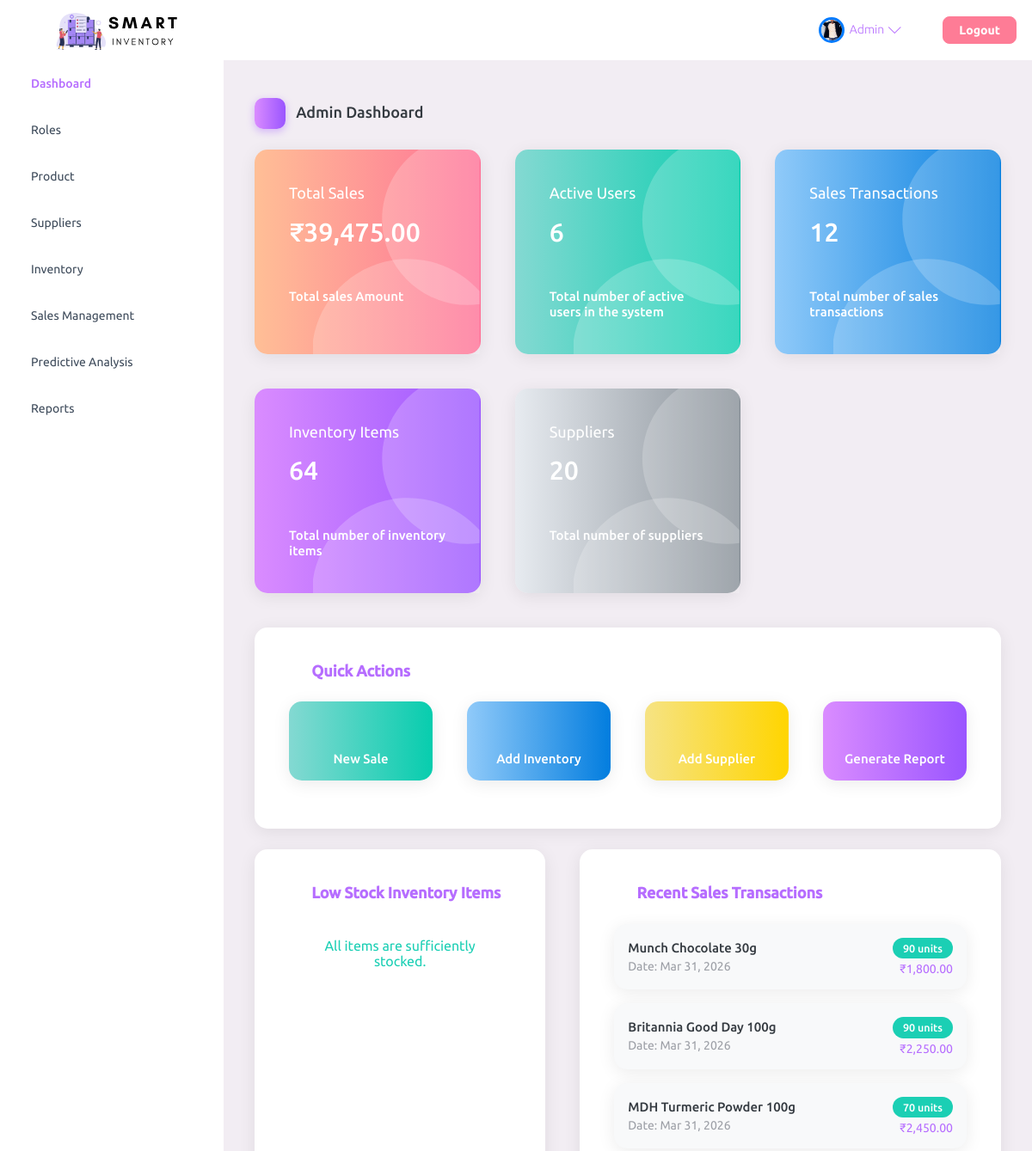
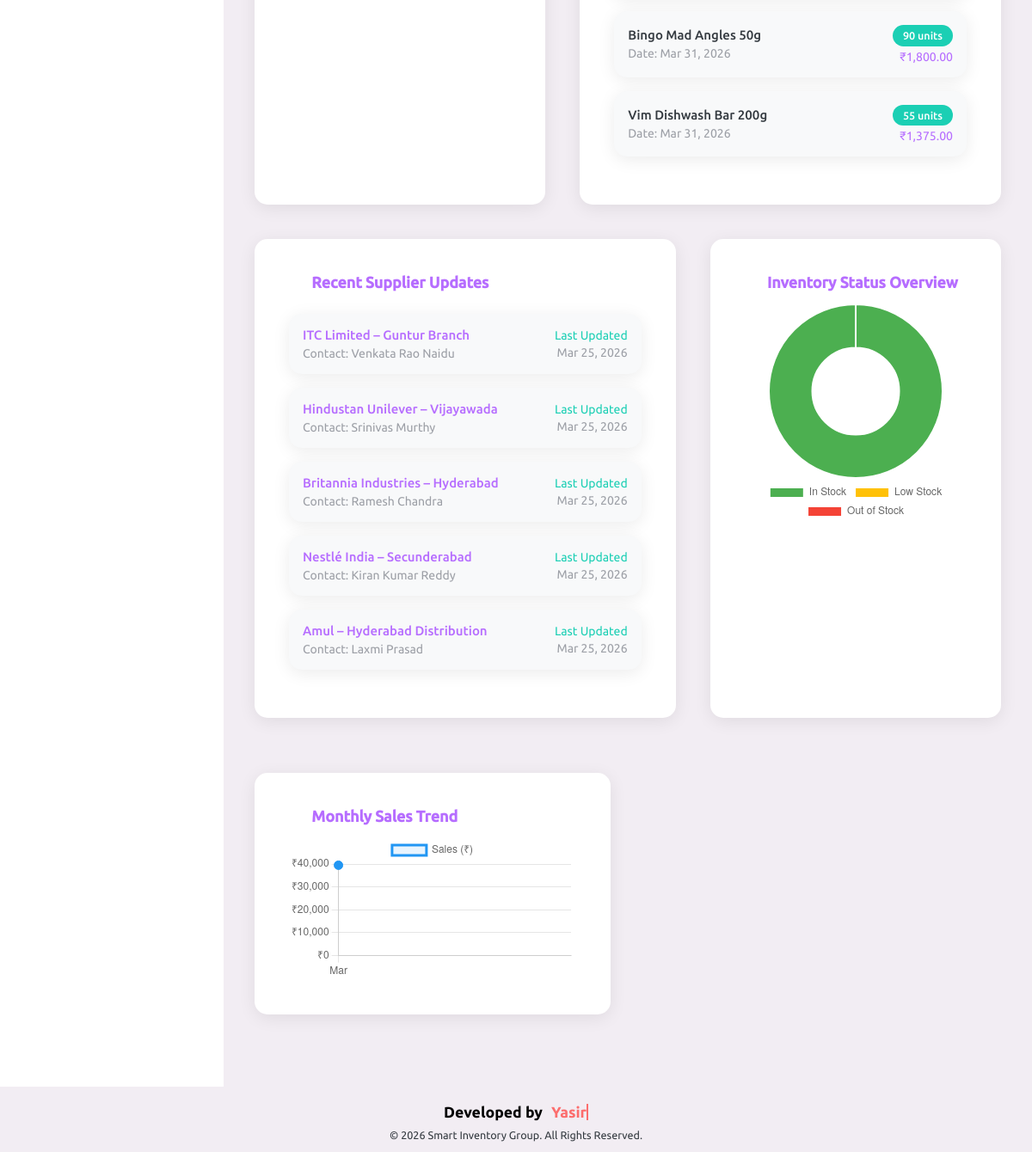
The app's page /index.php (signed in) with its own data (2 pictures, top to bottom).
### tables this page shows
CREATE TABLE `user` (
  `UserID` int(11) NOT NULL,
  `Username` varchar(100) NOT NULL,
  `Password` varchar(255) NOT NULL,
  `Email` varchar(255) NOT NULL,
  `Role` enum('Admin','Manager','Employee') NOT NULL,
  `FirstName` varchar(100) DEFAULT NULL,
  `LastName` varchar(100) DEFAULT NULL,
  `PhoneNumber` varchar(20) DEFAULT NULL,
  `Address` text DEFAULT NULL,
  `DateOfBirth` date DEFAULT NULL,
  `ProfileImage` varchar(255) DEFAULT NULL,
  `JobTitle` varchar(100) DEFAULT NULL,
  `Department` varchar(100) DEFAULT NULL,
  `Gender` enum('Male','Female','Other') DEFAULT NULL,
  `CreatedAt` timestamp NOT NULL DEFAULT current_timestamp(),
  `UpdatedAt` timestamp NOT NULL DEFAULT current_timestamp() ON UPDATE current_timestamp(),
  `role_assigned_by` int(11) DEFAULT NULL,
  `role_assigned_at` timestamp NULL DEFAULT NULL,
  `otp` varchar(6) DEFAULT NULL,
  `otp_expiry` datetime DEFAULT NULL
);

CREATE TABLE `salestransaction` (
  `TransactionID` int(11) NOT NULL,
  `ItemID` int(11) DEFAULT NULL,
  `UserID` int(11) DEFAULT NULL,
  `QuantitySold` int(11) NOT NULL,
  `TotalPrice` decimal(10,2) NOT NULL,
  `SaleDate` date NOT NULL,
  `CustomerName` varchar(255) DEFAULT NULL,
  `CustomerEmail` varchar(255) DEFAULT NULL,
  `CustomerPhone` varchar(20) DEFAULT NULL,
  `CreatedAt` timestamp NOT NULL DEFAULT current_timestamp(),
  `UpdatedAt` timestamp NOT NULL DEFAULT current_timestamp() ON UPDATE current_timestamp()
);

CREATE TABLE `inventoryitem` (
  `ItemID` int(11) NOT NULL,
  `ItemName` varchar(255) NOT NULL,
  `Category` varchar(100) NOT NULL,
  `Quantity` int(11) NOT NULL,
  `Location` varchar(255) DEFAULT NULL,
  `Price` decimal(10,2) DEFAULT NULL,
  `SupplierID` int(11) DEFAULT NULL,
  `Image` varchar(255) DEFAULT NULL,
  `CreatedAt` timestamp NOT NULL DEFAULT current_timestamp(),
  `UpdatedAt` timestamp NOT NULL DEFAULT current_timestamp() ON UPDATE current_timestamp(),
  `is_deleted` tinyint(4) DEFAULT 0
);

CREATE TABLE `supplier` (
  `SupplierID` int(11) NOT NULL,
  `SupplierName` varchar(100) NOT NULL,
  `ContactPerson` varchar(100) DEFAULT NULL,
  `ContactEmail` varchar(100) DEFAULT NULL,
  `ContactPhone` varchar(15) DEFAULT NULL,
  `Address` text DEFAULT NULL,
  `CreatedAt` timestamp NOT NULL DEFAULT current_timestamp(),
  `UpdatedAt` timestamp NOT NULL DEFAULT current_timestamp() ON UPDATE current_timestamp(),
  `is_deleted` tinyint(4) DEFAULT 0
);

### index.php (the view, shortened to what the rows shown need)
<?php
include 'head.php';
$role = $_SESSION['role'];
$inventoryCount = mysqli_query($con, "SELECT COUNT(*) AS count FROM InventoryItem WHERE is_deleted = 0");
$inventoryCount = mysqli_fetch_assoc($inventoryCount)['count'];
$supplierCount = mysqli_query($con, "SELECT COUNT(*) AS count FROM Supplier WHERE is_deleted = 0");
$supplierCount = mysqli_fetch_assoc($supplierCount)['count'];
$totalSales = mysqli_query($con, "SELECT SUM(TotalPrice) AS total FROM SalesTransaction");
$totalSales = mysqli_fetch_assoc($totalSales)['total'];
$salesTransactionCount = mysqli_query($con, "SELECT COUNT(*) AS count FROM SalesTransaction");
$salesTransactionCount = mysqli_fetch_assoc($salesTransactionCount)['count'];
if ($role === 'Admin' || $role === 'Manager') {
    $activeUserCount = mysqli_query($con, "SELECT COUNT(*) AS count FROM User");
    $activeUserCount = mysqli_fetch_assoc($activeUserCount)['count'];
}
$inventoryStatusQuery = mysqli_query($con, "
    SELECT
        SUM(CASE WHEN Quantity > 10 THEN 1 ELSE 0 END) AS in_stock,
        SUM(CASE WHEN Quantity BETWEEN 1 AND 10 THEN 1 ELSE 0 END) AS low_stock,
        SUM(CASE WHEN Quantity = 0 THEN 1 ELSE 0 END) AS out_of_stock
    FROM InventoryItem
    WHERE is_deleted = 0
");
$inventoryStatus = mysqli_fetch_assoc($inventoryStatusQuery);
$inStock    = (int)($inventoryStatus['in_stock']    ?? 0);
$lowStock   = (int)($inventoryStatus['low_stock']   ?? 0);
$outOfStock = (int)($inventoryStatus['out_of_stock'] ?? 0);
$salesTrendQuery = mysqli_query($con, "
    SELECT
        DATE_FORMAT(SaleDate, '%b') AS month,
        DATE_FORMAT(SaleDate, '%Y-%m') AS month_sort,
        SUM(TotalPrice) AS total_sales
    FROM SalesTransaction
    WHERE SaleDate >= DATE_SUB(NOW(), INTERVAL 6 MONTH)
    GROUP BY month_sort, month
    ORDER BY month_sort ASC
");
$salesLabels = [];
$salesData   = [];
while ($row = mysqli_fetch_assoc($salesTrendQuery)) {
    $salesLabels[] = $row['month'];
    $salesData[]   = round((float)$row['total_sales'], 2);
}
?>
<!DOCTYPE html>
<html lang="en">
<head>
</head>
<body>
<div class="container-scroller">
    <?php include 'navBar.php'; ?>
    <div class="container-fluid page-body-wrapper">
        <?php include 'sidebar.php'; ?>
        <div class="main-panel">
            <div class="content-wrapper">
                <div class="row">
                    <div class="col-md-4 stretch-card grid-margin">
                        <div class="card shadow bg-gradient-danger card-img-holder text-white" onclick="window.location.href='sales_transaction.php';" style="cursor: pointer;">
                            <div class="card-body">
                                <h2 class="mb-5">₹<?php echo number_format($totalSales, 2); ?></h2>
                            </div>
                        </div>
                    </div>
                    <?php if ($role === 'Admin'): ?>
                    <div class="col-md-4 stretch-card grid-margin">
                        <div class="card shadow bg-gradient-success card-img-holder text-white" onclick="window.location.href='admin_manage_roles.php';" style="cursor: pointer;">
                            <div class="card-body">
                                <h2 class="mb-5"><?php echo $activeUserCount; ?></h2>
                            </div>
                        </div>
                    </div>
                    <?php endif; ?>
                    <div class="col-md-4 stretch-card grid-margin">
                        <div class="card shadow bg-gradient-info card-img-holder text-white" onclick="window.location.href='sales_transaction.php';" style="cursor: pointer;">
                            <div class="card-body">
                                <h2 class="mb-5"><?php echo $salesTransactionCount; ?></h2>
                            </div>
                        </div>
                    </div>
                    <div class="col-md-4 stretch-card grid-margin">
                        <div class="card shadow bg-gradient-primary card-img-holder text-white" onclick="window.location.href='inventory.php';" style="cursor: pointer;">
                            <div class="card-body">
                                <h2 class="mb-5"><?php echo $inventoryCount; ?></h2>
                            </div>
                        </div>
                    </div>
                    <div class="col-md-4 stretch-card grid-margin">
                        <div class="card shadow bg-gradient-secondary card-img-holder text-white" onclick="window.location.href='supplier.php';" style="cursor: pointer;">
                            <div class="card-body">
                                <h2 class="mb-5"><?php echo $supplierCount; ?></h2>
                            </div>
                        </div>
                    </div>
                </div>
                <div class="row">
                    <div class="col-md-7 grid-margin stretch-card">
                        <div class="card shadow border-0" style="border-radius: 15px;">
                            <div class="card-body">
                                <div class="recent-sales">
                                    <?php
                                    $recentSalesQuery = "SELECT s.TransactionID, i.ItemName, s.QuantitySold, s.SaleDate, s.TotalPrice
                                                        FROM SalesTransaction s
                                                        JOIN InventoryItem i ON s.ItemID = i.ItemID
                                                        ORDER BY s.SaleDate DESC
                                                        LIMIT 5";
                                    $recentSalesResult = mysqli_query($con, $recentSalesQuery);
                                    if (mysqli_num_rows($recentSalesResult) > 0) {
                                        while ($row = mysqli_fetch_assoc($recentSalesResult)) {
                                            echo '<div class="card mb-3 border-0 bg-light">';
                                            echo '<div class="card-body p-3">';
                                            echo '<div class="d-flex justify-content-between align-items-center">';
                                            echo '<div>';
                                            echo '<h6 class="mb-1">' . htmlspecialchars($row['ItemName']) . '</h6>';
                                            echo '<small class="text-muted">Date: ' . date('M d, Y', strtotime($row['SaleDate'])) . '</small>';
                                            echo '</div>';
                                            echo '<div class="text-end">';
                                            echo '<span class="badge bg-success">' . htmlspecialchars($row['QuantitySold']) . ' units</span>';
                                            echo '<div class="mt-1"><small class="text-primary">₹' . number_format($row['TotalPrice'], 2) . '</small></div>';
                                            echo '</div></div></div></div>';
                                        }
                                    } else {
                                        echo '<div class="text-center text-muted p-3">No recent sales transactions.</div>';
                                    }
                                    ?>
                                </div>
                            </div>
                        </div>
                    </div>
                </div>
                <div class="row">
                    <div class="col-md-7 grid-margin stretch-card">
                        <div class="card shadow border-0" style="border-radius: 15px;">
                            <div class="card-body">
                                <div class="supplier-updates">
                                    <?php
                                    $supplierUpdateQuery = "SELECT * FROM Supplier WHERE is_deleted = 0 ORDER BY UpdatedAt DESC LIMIT 5";
                                    $supplierUpdateResult = mysqli_query($con, $supplierUpdateQuery);
                                    if (mysqli_num_rows($supplierUpdateResult) > 0) {
                                        while ($row = mysqli_fetch_assoc($supplierUpdateResult)) {
                                            echo '<div class="card mb-3 border-0 bg-light hover-effect">';
                                            echo '<div class="card-body p-3">';
                                            echo '<div class="d-flex justify-content-between align-items-center">';
                                            echo '<div>';
                                            echo '<h6 class="mb-1 text-primary">' . htmlspecialchars($row['SupplierName']) . '</h6>';
                                            echo '<small class="text-muted">Contact: ' . htmlspecialchars($row['ContactPerson']) . '</small>';
                                            echo '</div>';
                                            echo '<div class="text-end">';
                                            echo '<small class="text-success">Last Updated</small>';
                                            echo '<div class="mt-1"><small class="text-muted">' . date('M d, Y', strtotime($row['UpdatedAt'])) . '</small></div>';
                                            echo '</div></div></div></div>';
                                        }
                                    } else {
                                        echo '<div class="text-center text-muted p-3">No recent updates on suppliers.</div>';
                                    }
                                    ?>
                                </div>
                            </div>
                        </div>
                    </div>
                </div>
            </div>
        </div>
    </div>
</div>
<script>
document.addEventListener('DOMContentLoaded', function () {
    // ── Inventory Status Chart (Doughnut) — Real DB Data ──
    new Chart(document.getElementById('inventoryChart'), {
        type: 'doughnut',
        data: {
            labels: ['In Stock', 'Low Stock', 'Out of Stock'],
            datasets: [{
                data: [
                    <?php echo $inStock; ?>,
                    <?php echo $lowStock; ?>,
                    <?php echo $outOfStock; ?>
                ],
                backgroundColor: ['#4CAF50', '#FFC107', '#F44336']
            }]
        },
        options: {
            responsive: true,
            plugins: {
                legend: { position: 'bottom' }
            }
        }
    });
    // ── Monthly Sales Trend Chart (Line) — Real DB Data ──
    new Chart(document.getElementById('salesChart'), {
        type: 'line',
        data: {
            labels: <?php echo json_encode($salesLabels); ?>,
            datasets: [{
                label: 'Sales (₹)',
                data: <?php echo json_encode($salesData); ?>,
                borderColor: '#2196F3',
                backgroundColor: 'rgba(33,150,243,0.1)',
                fill: true,
                tension: 0.4,
                pointBackgroundColor: '#2196F3',
                pointRadius: 5
            }]
        },
        options: {
            responsive: true,
            plugins: {
                legend: { position: 'top' }
            },
            scales: {
                y: {
                    beginAtZero: true,
                    ticks: {
                        callback: function(value) {
                            return '₹' + value.toLocaleString();
                        }
                    }
                }
            }
        }
    });
});
</script>
</body>
</html>

### navBar.php (shortened to what the rows shown need)
<?php
include 'head.php';
if (isset($_SESSION['loggedin']) && $_SESSION['loggedin'] === true) {
  $userID = $_SESSION['user_id'];
  $stmt = $con->prepare("SELECT ProfileImage, Username FROM User WHERE UserID = ?");
  $stmt->bind_param("i", $userID);
  $stmt->execute();
  $stmt->bind_result($profileImage, $username);
}
?>
<nav class="navbar default-layout-navbar col-lg-12 col-12 p-0 fixed-top d-flex flex-row">
  <div class="navbar-menu-wrapper d-flex align-items-stretch">
    <ul class="navbar-nav navbar-nav-right d-none d-lg-flex">
      <?php if (isset($_SESSION['loggedin']) && $_SESSION['loggedin'] === true): ?>
        <li class="nav-item dropdown">
          <a class="nav-link dropdown-toggle" id="profileDropdown" href="#" data-toggle="dropdown" aria-expanded="false">
            <div class="navbar-profile-pic-container">
              <?php if (!empty($profileImage)): ?>
                <img src="assets/images/Profile-pics/<?php echo htmlspecialchars($profileImage); ?>" class="rounded-circle" alt="Profile Image" style="width: 30px; height: 30px; object-fit: cover; margin-right: 6px;">
              <?php else: ?>
                <img src="assets/images/Profile-pics/default-profile.png" class="rounded-circle" alt="Default Profile Image" style="width: 30px; height: 30px; object-fit: cover; margin-right: 6px;">
              <?php endif; ?>
            </div>
            <span class="text-primary"><?php echo htmlspecialchars($username); ?></span>
          </a>
        </li>
        <li class="nav-item">
          <a class="nav-link" href="logout.php">
            <button class="btn btn-danger" style="margin-right: -30px;">Logout</button>
          </a>
        </li>
      <?php endif; ?>
    </ul>
  </div>
</nav>

### records on screen
user: ProfileImage (picture), Username "Admin"
salestransaction: ItemID.ItemName "Munch Chocolate 30g", SaleDate "Mar 31, 2026", QuantitySold "90", TotalPrice "1,800.00"
salestransaction: ItemID.ItemName "Britannia Good Day 100g", SaleDate "Mar 31, 2026", QuantitySold "90", TotalPrice "2,250.00"
salestransaction: ItemID.ItemName "MDH Turmeric Powder 100g", SaleDate "Mar 31, 2026", QuantitySold "70", TotalPrice "2,450.00"
salestransaction: ItemID.ItemName "Bingo Mad Angles 50g", SaleDate "Mar 31, 2026", QuantitySold "90", TotalPrice "1,800.00"
salestransaction: ItemID.ItemName "Vim Dishwash Bar 200g", SaleDate "Mar 31, 2026", QuantitySold "55", TotalPrice "1,375.00"
supplier: SupplierName "ITC Limited – Guntur Branch", ContactPerson "Venkata Rao Naidu", UpdatedAt "Mar 25, 2026"
supplier: SupplierName "Hindustan Unilever – Vijayawada", ContactPerson "Srinivas Murthy", UpdatedAt "Mar 25, 2026"
supplier: SupplierName "Britannia Industries – Hyderabad", ContactPerson "Ramesh Chandra", UpdatedAt "Mar 25, 2026"
supplier: SupplierName "Nestlé India – Secunderabad", ContactPerson "Kiran Kumar Reddy", UpdatedAt "Mar 25, 2026"
supplier: SupplierName "Amul – Hyderabad Distribution", ContactPerson "Laxmi Prasad", UpdatedAt "Mar 25, 2026"

### other values on screen
$role "Admin"
$activeUserCount "6"
$salesTransactionCount "12"
$inventoryCount "64"
$supplierCount "20"
chart data {{ $lowStock }} 0
chart data {{ $outOfStock }} 0
chart data {{ json_encode($salesLabels) }} ["Mar"]
